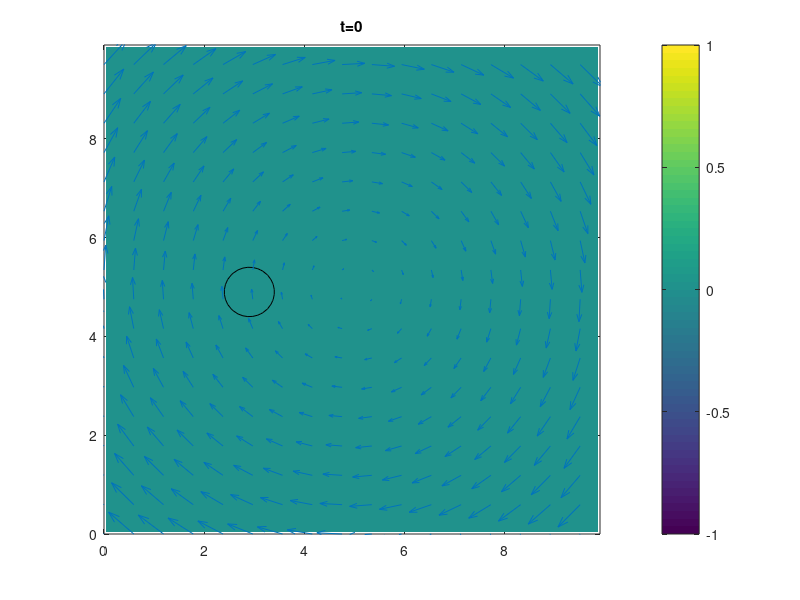

MATLAB code to generate this figure: (Note: this script raises an error after producing the figure.)
function core_test(exe)


% defaults
if ~exist('exe','var'), exe='core_test_prog.exe';end
exe
% grid
xs=10; % domain size
ys=10;
m=101 % domain mesh
n=101
time0=0
time1=10
r=0
example='c'

switch example
    case {'circlespin','c'}
    wind='c'
    ignition='c'
    case {'gostraight','g'}
    wind='s'
    ignition='c'
    case {'windmill','w'}
    wind='c'
    ignition='w'
    time1=5;
    case {'spinstardemo','s'},
    % same as spinStarDemo('low',1)
    xs=2; % domain size
    ys=2;
    m=101 % domain mesh
    n=101
    % normal propagation speed
    r=0.2;
    % max wind speed
    w=1;
    wind='c'
    ignition='s'
    time0=0
    time1=1
end

phi=zeros(m,n); % allocate level function

dx=xs/m;
dy=ys/n;
x=dx*[0:m-1];
y=dy*[0:n-1];

switch wind
    case {'straight','s'}
        alpha=-1.3*pi
        speed=2
        vx=speed*cos(alpha)*ones(m,n);
        vy=speed*sin(alpha)*ones(m,n);
    case {'circular','c'}
        [xx,yy]=ndgrid(x-xs/2,y-ys/2);
        rotation=-0.75 * pi;
        rotation=0.3 * pi;
        vx=yy*rotation;
        vy=-xx*rotation;
    otherwise
        error('no wind')
end

switch ignition
    case {'star','s'}
        points = 7;
        shift = 2.5;
        scale = 0.20;
        [xx,yy]=ndgrid(x-xs/2,y-ys/2);
        [ theta, rad ] = cart2pol(xx, yy);
        phi = rad - scale * (cos(points * theta) + shift);
    case {'circle','c'}
        c=[0.3*xs,0.5*ys]; % center
        d=0.5;      % radius
        for i=1:m
            for j=1:n
%               phi(i,j)=sign(norm([i*dx,j*dy]-c)-d);
                phi(i,j)=(norm([i*dx,j*dy]-c)-d);
            end
        end
    case {'widmill','w'}
        phi=ones(m,n);
        phi(floor(m*0.20):ceil(m*0.45),floor(n*0.49):ceil(n*0.51))=-1;
        phi(floor(m*0.55):ceil(m*0.80),floor(n*0.49):ceil(n*0.51))=-1;
        phi(floor(m*0.49):ceil(m*0.51),floor(n*0.20):ceil(n*0.45))=-1;
        phi(floor(m*0.49):ceil(m*0.51),floor(n*0.55):ceil(n*0.80))=-1;
    otherwise
        error('no ignition')
end

plotSteps = 10;               % How many intermediate plots to produce?
t0 = time0;                      % Start time.

% Period at which intermediate plots should be produced.
tPlot = (time1 - time0) / (plotSteps - 1);

%r=ones(m,n).*r + 0.04*sqrt(vx.*vx+vy.*vy); % shrinkage correction
r=ones(m,n).*r;  % make sure it is array
tign=-1e10*ones(m,n);
fuel_time=20*ones(m-1,n-1);
tign(phi<=0)=time0;
frac_end=ones(m-1,n-1);
frac_lost=zeros(m-1,n-1);

tNow=time0;
vis(phi,frac_lost,vx,vy,dx,dy,tNow);

for i=1:plotSteps
    tNext=min(time1, tNow + tPlot);

    % write the input file for the fortran code
    fmt='%25.15e \n';
    fid = fopen('core_test_in.txt','wt');
    if(fid<0), error('cannot open file core_test_in.txt'),end
    fprintf(fid,fmt,1,m,1,n,tNow,tNext,dx,dy);
    fprintf(fid,fmt,phi,tign,fuel_time,r,vx,vy);
    fclose(fid);

    %   call the fortran implementation
    eval(['! ',exe])

    % read the output file from the fortran code
    fid = fopen('core_test_out.txt','rt');
    if(fid<0), error('cannot open file core_test_out.txt'),end
    [in,c]=fscanf(fid,'%g');
    fclose(fid);

    % parse the file read into a single array
    count=2*m*n+2*(m-1)*(n-1);
    if(c~=count), error(sprintf('read %g terms should be %g\n',c,count)),end
    last=0;
    terms=m*n;phi=reshape(in(1+last:terms+last),size(phi));last=terms+last;
    terms=m*n;tign=reshape(in(1+last:terms+last),size(tign));last=terms+last;
    tign_d=tign;tign_d(tign<0)=NaN;
    terms=(m-1)*(n-1);frac_lost=reshape(in(1+last:terms+last),size(frac_lost));last=terms+last;
    terms=(m-1)*(n-1);frac_end=reshape(in(1+last:terms+last),size(frac_end));last=terms+last;
    if(last~=count),error('bad count'),end
    frac_tend=frac_lost/(tNext-tNow);

    % display
    clf;figure(1)
    subplot(1,3,1);vis(phi,frac_tend,vx,vy,dx,dy,tNow)
    subplot(1,3,2);mesh(tign_d);title('tign')
    subplot(1,3,3);mesh(phi);title('phi')
    drawnow
    pause(0.3); % for ctrl-c
    tNow = tNext;
end

end

%-------------------------------------------

function vis(u,f,vx,vy,dx,dy,tNow)
[m,n]=size(u);
x=[0:m-1]*dx;
y=[0:n-1]*dy;
hold off
vis_type= '2d';
drawn=false;
switch vis_type
    case '3d'
    h=surf(y,x,u);
    set(h,'edgecolor','none')
    alpha(0.3)
    hold on
    contour3(y,x,u,[0 0],'k')
    drawn=true;
    case '2d'
    [m,n]=size(u);
    axis equal
    xh=[1/2:m-3/2]*dx;
    yh=[1/2:n-3/2]*dy;
    h=pcolor(xh,yh,-f');
    set(h,'edgecolor','none')
    colorbar
    hold on
    contour(y,x,u',[0 0],'k')
    s=20;
    ix=1:ceil(m/s):m;
    iy=1:ceil(n/s):n;
    [xx,yy]=ndgrid(x,y);
    quiver(xx(ix,iy),yy(ix,iy),vx(ix,iy),vy(ix,iy))
    drawn=true;
    otherwise
        disp('no visualization selected, set vis=type to 2d or 3d')
end
hold off
if drawn,
    title(sprintf('t=%g',tNow));
end
end

